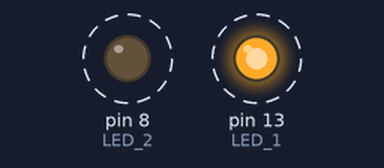
Recording of a sketch running on a simulated Arduino Uno, built with avr-gcc and run on an emulated ATmega328P. On the bench: output pins drawn as LEDs (lit = HIGH). Dashed ring = blinking.

Above: at 0.05 s.
Timing chart, 0 to 3.0 s (numbered marks = the images above):
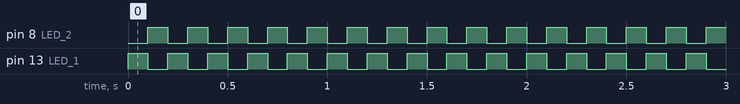

The sketch:

LED_Blink.ino
```cpp
#define LED_1  13
#define LED_2  8
#define frequence 100

void setup()
{
	pinMode(LED_1, OUTPUT);
	pinMode(LED_2, OUTPUT);
}

void loop()
{
	digitalWrite(LED_1, HIGH);
	delay(frequence);
	digitalWrite(LED_1, LOW);
	digitalWrite(LED_2, HIGH);
	delay(frequence);
	digitalWrite(LED_2, LOW);

}
```

Measured:
- by itself, pin 8 (LED_2), pin 13 (LED_1): alternates HIGH for 0.10 s and LOW for 0.10 s
